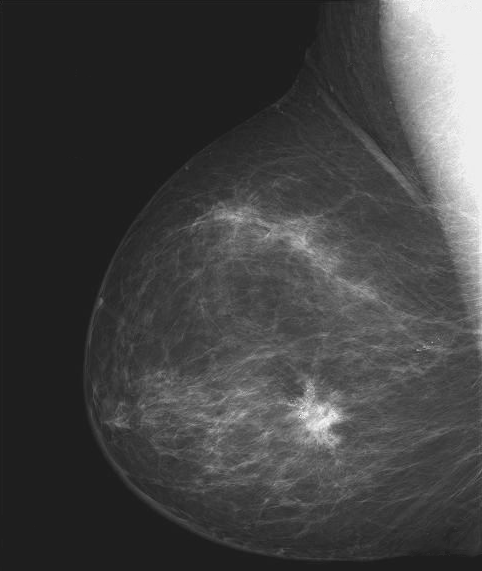
#> input picture hw1/3. Negative test.tif, 482 x 571 px
$ jupyter execute 'power law transformations.ipynb'
#> lines starting #> are read from the running program, lines starting #| are printed output that depends on the picture
[cell 1]
import cv2
import numpy as np
from matplotlib import pyplot as plt

src = cv2.imread('3. Negative test.tif', cv2.IMREAD_GRAYSCALE)
#> src is the input picture: shape (571, 482); min 21, max 255, mean 66.7
height, width = src.shape[0], src.shape[1]
#> height = 571; width = 482

plt.hist(src.flatten(),256,[0,256], color = 'r')
plt.xlim([0,256])
plt.show()
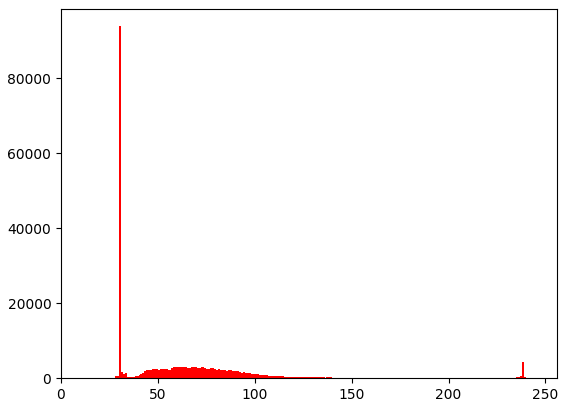
#> figure drawn by matplotlib, 1 panel; tallest bar 93879 high, from x = 30 to 31

r = 3
for i in range(height):
    for j in range(width):
        src[i][j] = 255*(src[i][j]/255.)**r
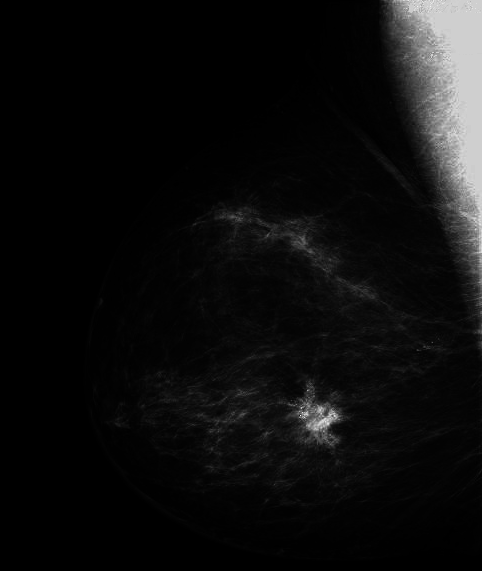
#> src: shape (571, 482); min 0, max 255, mean 13.9

plt.hist(src.flatten(),256,[0,256], color = 'b')
plt.xlim([0,256])
plt.show()
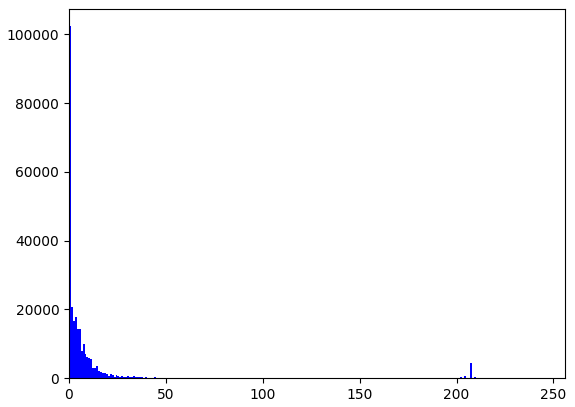
#> figure drawn by matplotlib, 1 panel; tallest bar 102342 high, from x = 0 to 1

cv2.imshow("src",src)
cv2.waitKey()
cv2.destroyAllWindows()
